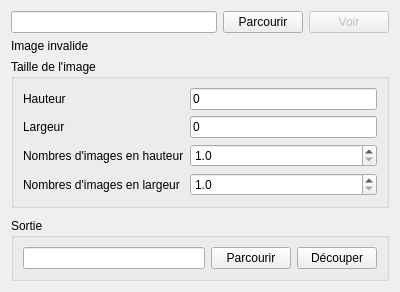
<?xml version="1.0" encoding="UTF-8"?>
<ui version="4.0">
 <class>fenetre</class>
 <widget class="QWidget" name="fenetre">
  <property name="geometry">
   <rect>
    <x>0</x>
    <y>0</y>
    <width>400</width>
    <height>292</height>
   </rect>
  </property>
  <property name="windowTitle">
   <string>Découpe d'image</string>
  </property>
  <layout class="QVBoxLayout" name="verticalLayout">
   <item>
    <layout class="QHBoxLayout" name="horizontalLayout">
     <item>
      <widget class="QLineEdit" name="inputLine"/>
     </item>
     <item>
      <widget class="QPushButton" name="inputOpen">
       <property name="text">
        <string>Parcourir</string>
       </property>
      </widget>
     </item>
     <item>
      <widget class="QPushButton" name="inputShow">
       <property name="enabled">
        <bool>false</bool>
       </property>
       <property name="text">
        <string>Voir</string>
       </property>
      </widget>
     </item>
    </layout>
   </item>
   <item>
    <widget class="QLabel" name="inputEtat">
     <property name="text">
      <string>Image invalide</string>
     </property>
    </widget>
   </item>
   <item>
    <widget class="QGroupBox" name="groupBox">
     <property name="title">
      <string>Taille de l'image</string>
     </property>
     <layout class="QFormLayout" name="formLayout_2">
      <item row="1" column="0">
       <widget class="QLabel" name="lInputHight">
        <property name="text">
         <string>Hauteur</string>
        </property>
       </widget>
      </item>
      <item row="1" column="1">
       <widget class="QLineEdit" name="inputHeight">
        <property name="text">
         <string>0</string>
        </property>
       </widget>
      </item>
      <item row="2" column="0">
       <widget class="QLabel" name="lInputWidth">
        <property name="text">
         <string>Largeur</string>
        </property>
       </widget>
      </item>
      <item row="2" column="1">
       <widget class="QLineEdit" name="inputWidth">
        <property name="text">
         <string>0</string>
        </property>
       </widget>
      </item>
      <item row="3" column="0">
       <widget class="QLabel" name="lInputHight_2">
        <property name="text">
         <string>Nombres d'images en hauteur</string>
        </property>
       </widget>
      </item>
      <item row="4" column="0">
       <widget class="QLabel" name="lInputHight_3">
        <property name="text">
         <string>Nombres d'images en largeur</string>
        </property>
       </widget>
      </item>
      <item row="3" column="1">
       <widget class="QDoubleSpinBox" name="ouputNbHeight">
        <property name="decimals">
         <number>1</number>
        </property>
        <property name="minimum">
         <double>1.000000000000000</double>
        </property>
       </widget>
      </item>
      <item row="4" column="1">
       <widget class="QDoubleSpinBox" name="ouputNbWidth">
        <property name="decimals">
         <number>1</number>
        </property>
        <property name="minimum">
         <double>1.000000000000000</double>
        </property>
       </widget>
      </item>
     </layout>
    </widget>
   </item>
   <item>
    <spacer name="verticalSpacer">
     <property name="orientation">
      <enum>Qt::Vertical</enum>
     </property>
     <property name="sizeHint" stdset="0">
      <size>
       <width>20</width>
       <height>40</height>
      </size>
     </property>
    </spacer>
   </item>
   <item>
    <widget class="QGroupBox" name="groupBox_2">
     <property name="title">
      <string>Sortie</string>
     </property>
     <layout class="QHBoxLayout" name="horizontalLayout_2">
      <item>
       <widget class="QLineEdit" name="outputLine"/>
      </item>
      <item>
       <widget class="QPushButton" name="outputOpen">
        <property name="text">
         <string>Parcourir</string>
        </property>
       </widget>
      </item>
      <item>
       <widget class="QPushButton" name="bCouper">
        <property name="text">
         <string>Découper</string>
        </property>
       </widget>
      </item>
     </layout>
    </widget>
   </item>
  </layout>
 </widget>
 <resources/>
 <connections/>
</ui>
